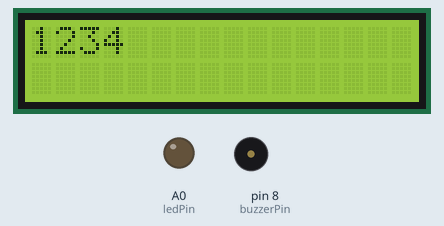
Simulated run of this sketch. Board: Arduino Uno, built with avr-gcc and run on an emulated ATmega328P. Parts: 16×2 character LCD, output pins drawn as LEDs (lit = HIGH), buzzer (waves = sounding).

Above: at 0.1 s.
At 10.8 s:
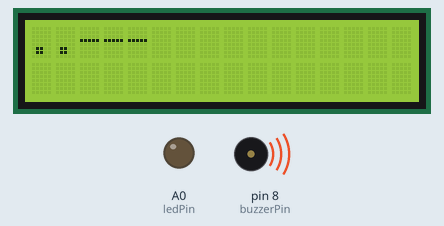
At 21.1 s:
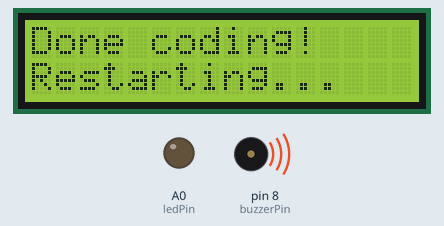
At 38.6 s:
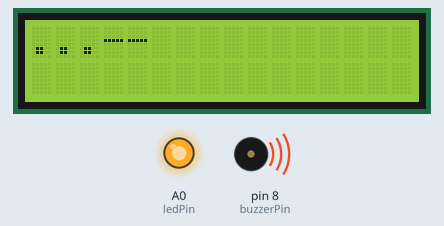
Timing chart, 0 to 40.0 s (numbered marks = the images above):
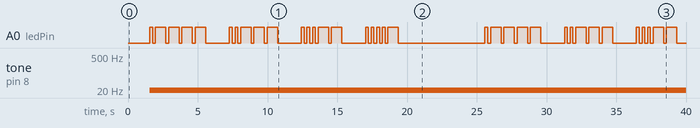

Measured:
- by itself, A0 (ledPin): LOW → HIGH at 1.6 s, → LOW 0.20 s later, → HIGH 0.20 s later, → LOW 0.75 s later, … (70 changes in this stretch)
- by itself, tone on pin 8 (buzzerPin): silent → 10 Hz at 1.6 s
- what the display in image 1 shows lasts 5.1 s, from 7.3 s to 12.4 s
- what the display in image 2 shows lasts 3.0 s, from 21.1 s to 24.1 s

The sketch:

cod_morse_proiect.ino
```cpp
#include <LiquidCrystal.h>

LiquidCrystal lcd(7, 6, 5, 4, 3, 2);

int ledPin = A0;
int buzzerPin = 8;
int i = 0;

String myMessage = "1234";
String morseCode[] = {
  ".-" , "-...", "-.-.", "-..", ".", "..-.", "--.",
  "....", "..", ".---", "-.-", ".-.." , "--", "-.",
  "---", ".--.", "--.-", ".-.", "...", "-", "..-",
  "...-", ".--", "-..-", "-.--", "--..",
  "-----", ".----", "..---", "...--", "....-",
 ".....", "-....", "--...", "---.." ,"----."};
int ledBeep[] = {200, 500};
int value = 0;
int size = 0;
int codeSize = 0;
int buzzerSound = 10;
void setup()
{
 lcd.begin(16, 2);
 pinMode(ledPin, OUTPUT);
 //tone(buzzerPin, 10, 10000);

  while(myMessage[size] != '\0'){
    size++;
  }

}
void loop()
{

  lcd.setCursor(0, 0);
  lcd.clear();
  lcd.print(myMessage);
  delay(1500);
  lcd.clear();
  lcd.setCursor(0,0);
  for(i = 0 ; i < size ; i++){
    if((int)myMessage[i] >= 97 && (int)myMessage[i] <= 122){
      codeSize = 0;
      value = (int)myMessage[i] - 32;
      lcd.print(morseCode[value - 65]);
      while(morseCode[value - 65][codeSize] != '\0'){
        codeSize++;
      }
      for(int j = 0 ; j < codeSize  ; j++){
        if(morseCode[value - 65][j] == '.'){
          digitalWrite(ledPin, HIGH);
          tone(buzzerPin, buzzerSound, 1000);
          delay(200);
          digitalWrite(ledPin, LOW);
          delay(200);

        }
        else{
          digitalWrite(ledPin, HIGH);
          tone(buzzerPin, buzzerSound, 7500);
          delay(750);
          digitalWrite(ledPin, LOW);
          delay(200);
        }
      }
    }
    else if (myMessage[i] == ' '){
      lcd.print("*spatiu*");
    }
    else if(myMessage[i] >= '0' && myMessage[i] <= '9'){
      codeSize = 0;
      value = (int)myMessage[i];
      lcd.print(morseCode[value - 22]);
      while(morseCode[value - 22][codeSize] != '\0'){
        codeSize++;
      }
      for(int j = 0 ; j < codeSize  ; j++){
        if(morseCode[value - 22][j] == '.'){
          digitalWrite(ledPin, HIGH);
          tone(buzzerPin, buzzerSound, 2000);
          delay(200);
          digitalWrite(ledPin, LOW);
          delay(200);
        }
        else{
          digitalWrite(ledPin, HIGH);
          tone(buzzerPin, buzzerSound, 7500);
          delay(750);
          digitalWrite(ledPin, LOW);
          delay(200);
        }
      }
    }
    else{
      codeSize = 0;
      value = (int)myMessage[i];
      lcd.print(morseCode[value - 65]);
      while(morseCode[value - 65][codeSize] != '\0'){
        codeSize++;
      }
      for(int j = 0 ; j < codeSize  ; j++){
        if(morseCode[value - 65][j] == '.'){
          digitalWrite(ledPin, HIGH);
          tone(buzzerPin, buzzerSound, 2000);
          delay(200);
          digitalWrite(ledPin, LOW);
          delay(200);
        }
        else{
          digitalWrite(ledPin, HIGH);
          tone(buzzerPin, buzzerSound, 7500);
          delay(750);
          digitalWrite(ledPin, LOW);
          delay(200);
        }
      }
    }
    delay(1500);
    lcd.clear();
    lcd.setCursor(0,0);
  }
  lcd.print("Done coding!");
  lcd.setCursor(0, 1);
  lcd.print("Restarting...");
  delay(3000);
}
```
